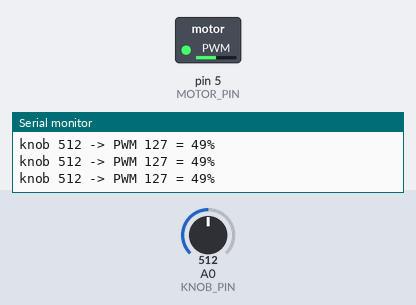
Recording of a sketch running on a simulated Arduino Uno, built with avr-gcc and run on an emulated ATmega328P. Parts: switched loads named in the sketch (green lamp = pin HIGH), the last lines printed to the serial monitor. Inputs (shaded band) come from the test bench; at power-on: A0 (KNOB_PIN) = 512.

Above: at 1.2 s.
1.3 s: A0 (KNOB_PIN) set to 716
At 2.5 s:
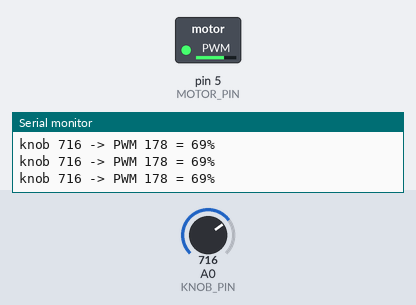
2.9 s: A0 (KNOB_PIN) set to 900
At 3.9 s:
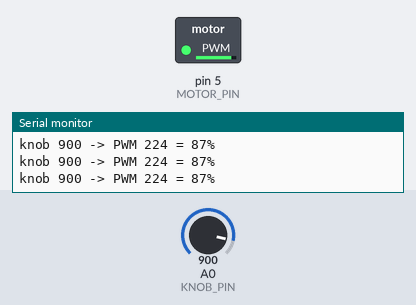
4.5 s: A0 (KNOB_PIN) set to 122
At 5.4 s:
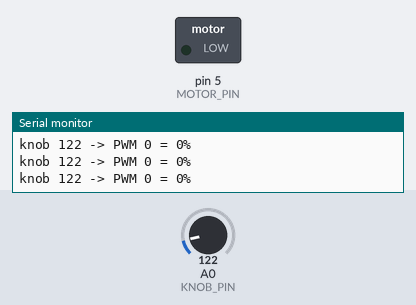
6.1 s: A0 (KNOB_PIN) set to 185
7.6 s: A0 (KNOB_PIN) set to 217
At 8.1 s:
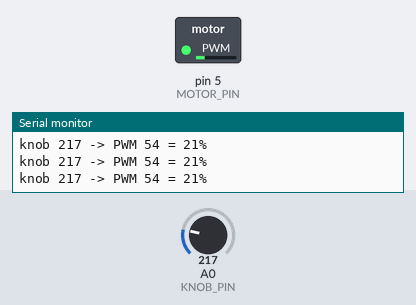
9.1 s: A0 (KNOB_PIN) set to 0
At 9.5 s:
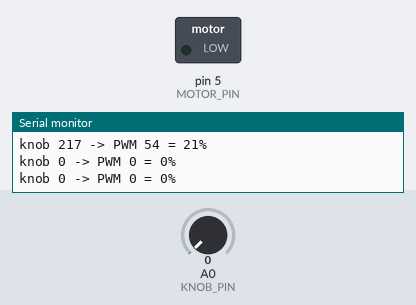
Timing chart, 0 to 11.7 s (numbered marks = the images above; inputs shaded):
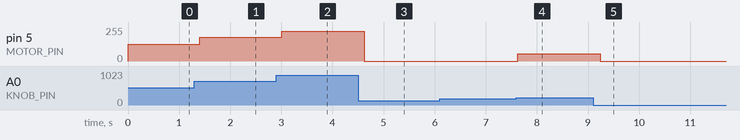

Measured:
- the behaviour switches between 200 and 201 on A0 (KNOB_PIN) (found by bisection; images 3 and 4)
- after the input at 1.3 s, pin 5 (MOTOR_PIN): 127/255 → 178/255 after 0.11 s
- after the input at 2.9 s, pin 5 (MOTOR_PIN): 178/255 → 224/255 after 0.11 s
- after the input at 4.5 s, pin 5 (MOTOR_PIN): 224/255 → 0/255 after 0.12 s
- after the input at 7.6 s, pin 5 (MOTOR_PIN): 0/255 → 54/255 at once
- after the input at 9.1 s, pin 5 (MOTOR_PIN): 54/255 → 0/255 after 0.14 s

The sketch:

motor_speed.ino
```cpp
// motor_speed.ino - a knob sets a motor's speed: analogRead -> map -> PWM -> MOSFET -> motor
const int KNOB_PIN = A0;
const int MOTOR_PIN = 5;               // a PWM pin, driving the MOSFET's gate (Chapter 98)
const int DEAD_ZONE = 50;              // below about 20% the motor cannot start anyway (Chapter 93)

void setup() {
  Serial.begin(115200);
  pinMode(MOTOR_PIN, OUTPUT);
  analogWrite(MOTOR_PIN, 0);           // start with the motor stopped
}

void loop() {
  int knob = analogRead(KNOB_PIN);               // 0 to 1023
  int pwm = map(knob, 0, 1023, 0, 255);          // 0 to 255 (whole numbers only, Chapter 43)
  if (pwm < DEAD_ZONE) {
    pwm = 0;                                     // too little to turn: switch off instead of humming
  }
  analogWrite(MOTOR_PIN, pwm);
  Serial.print("knob ");
  Serial.print(knob);
  Serial.print(" -> PWM ");
  Serial.print(pwm);
  Serial.print(" = ");
  Serial.print(pwm * 100 / 255);
  Serial.println("%");
  delay(200);
}
```
